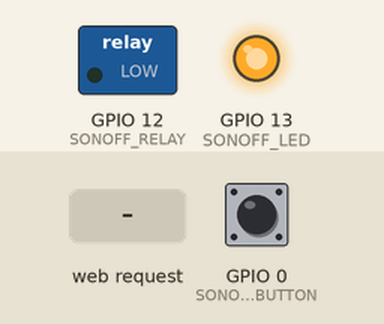
Simulated run of this sketch. Board: ESP8266 (NodeMCU). On the bench: switched loads named in the sketch (green lamp = pin HIGH), output pins drawn as LEDs (lit = HIGH). The test bench sets the inputs (shaded band); at power-on: GPIO 0 (SONOFF_BUTTON) HIGH. WiFi joins after 1.5 s; servers stay silent unless stated; what the sketch prints to the serial monitor is not drawn.

Above: at 2.7 s.
2.8 s: GPIO 0 (SONOFF_BUTTON) pulled LOW for 0.15 s
At 3.6 s:
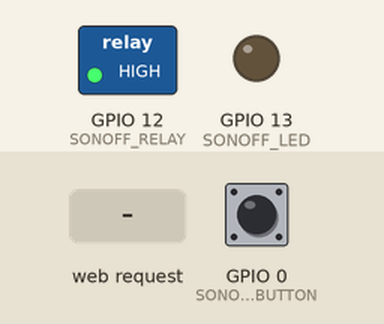
4.4 s: GPIO 0 (SONOFF_BUTTON) pulled LOW for 1 s
At 6.0 s:
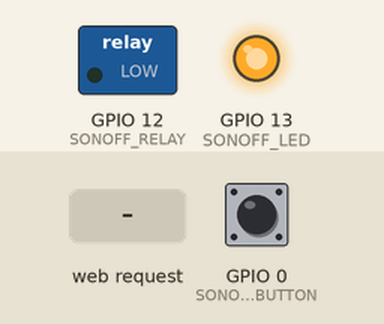
6.9 s: HTTP request GET /on received
At 7.2 s:
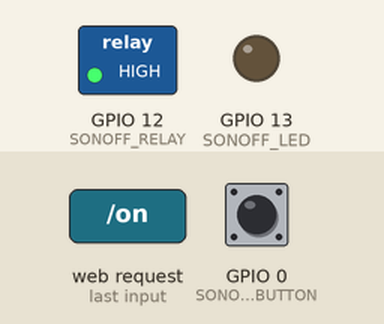
Timing chart, 0 to 9.9 s (numbered marks = the images above; inputs shaded):
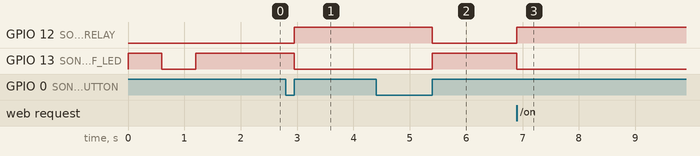

Measured:
- after the input at 2.8 s, GPIO 12 (SONOFF_RELAY): LOW → HIGH after 0.15 s; GPIO 13 (SONOFF_LED): HIGH → LOW after 0.15 s
- after the input at 4.4 s, GPIO 12 (SONOFF_RELAY): HIGH → LOW after 1.0 s; GPIO 13 (SONOFF_LED): LOW → HIGH after 1.0 s
- after the input at 6.9 s, GPIO 12 (SONOFF_RELAY): LOW → HIGH at once; GPIO 13 (SONOFF_LED): HIGH → LOW at once

The sketch:

sonoff.ino
```cpp
/*
   1MB flash sizee

   sonoff header
   1 - vcc 3v3
   2 - rx
   3 - tx
   4 - gnd
   5 - gpio 14

   esp8266 connections
   gpio  0 - button
   gpio 12 - relay
   gpio 13 - green led - active low
   gpio 14 - pin 5 on header

*/
#include <WiFiManager.h>
//#include <EEPROM.h>
#include <ESP8266HTTPClient.h>

#define SONOFF_BUTTON    0
#define SONOFF_RELAY    12
#define SONOFF_LED      13
#define SONOFF_INPUT    14
//#define PRINT(a) (Serial.println(a))   // Comment this out to disable prints and save space
#define PRINT(a)
#define HOSTNAME        "sonoff_00"

const int CMD_WAIT = 0;
const int CMD_BUTTON_CHANGE = 1;

int cmd = CMD_WAIT;
int relayState = LOW;
int buttonState = HIGH; //inverted button state

static long startPress = 0;

void setState(int s) {
  digitalWrite(SONOFF_RELAY, s);
  digitalWrite(SONOFF_LED, (s + 1) % 2); // led is active low
}

void turnOff() {
  relayState = LOW;
  setState(relayState);
  PRINT("OFF");
}

void turnOn() {
  relayState = HIGH;
  setState(relayState);
  PRINT("ON");
}

void toggleState() {
  cmd = CMD_BUTTON_CHANGE;
}

void toggle() {
  PRINT("TOGGLE");
  PRINT(relayState);
  relayState = relayState == HIGH ? LOW : HIGH;
  setState(relayState);
}

void setup()
{
  Serial.begin(115200);

  led_setup();

  //setup relay
  pinMode(SONOFF_RELAY, OUTPUT);
  turnOff();

  //setup button
  pinMode(SONOFF_BUTTON, INPUT);
  attachInterrupt(SONOFF_BUTTON, toggleState, CHANGE);

  wifi_setup();

  //if you get here you have connected to the WiFi
  PRINT("connected...");
  led_detach();

  PRINT("setup completed");

  http_setup();
}

void loop()
{
  //web server
  http_loop();

  //delay(200);
  //PRINT(digitalRead(SONOFF_BUTTON));
  switch (cmd) {
    case CMD_WAIT:
      break;
    case CMD_BUTTON_CHANGE:
      int currentState = digitalRead(SONOFF_BUTTON);
      if (currentState != buttonState) {
        if (buttonState == LOW && currentState == HIGH) {
          long duration = millis() - startPress;
          if (duration < 1000) {
            PRINT("short press - toggle relay");
            toggle();
          } else if (duration < 5000) {
            PRINT("medium press - reset");
            wifi_restart();
          } else if (duration < 10000) {
            PRINT("long press - reset settings");
            wifi_reset();
          }
        } else if (buttonState == HIGH && currentState == LOW) {
          startPress = millis();
        }
        buttonState = currentState;
      }
      break;
  }
}
```

http.ino
```cpp
#include <ESP8266mDNS.h>

/** Current WLAN status */
int status = WL_IDLE_STATUS;
WiFiServer server(80);

void http_setup() {
  server.begin();
}

void http_loop() {
  const char *hostname = HOSTNAME;

  int s = WiFi.status();
  if (status != s) { // WLAN status change
    status = s;
    if (s == WL_CONNECTED) {
      // Setup MDNS responder
      if (!MDNS.begin(hostname)) {
        Serial.println("Error setting up MDNS responder!");
      } else {
        Serial.println("mDNS responder started");
        // Add service to MDNS-SD
        MDNS.addService("http", "tcp", 80);
      }
    }
  }

  // Check if a client has connected
  WiFiClient client = server.available();
  if (client) {
    // Wait until the client sends some data
    while(!client.available()){
      delay(1);
    }

    // Read the first line of the request
    String request = client.readStringUntil('\r');
    client.flush();

    // Match the request
    if (request.indexOf("/on") != -1) {
      turnOn();
    }
    else if (request.indexOf("/off") != -1){
      turnOff();
    }
    else if (request.indexOf("/toogle") != -1){
      toggle();
    }
    client.println("HTTP/1.1 200 OK");
    client.println("Content-Type: text/html");
    client.println(""); //  do not forget this one
    client.print(relayState ? "on" : "off");
  }
}
```

led.ino
```cpp
#include <Ticker.h>

Ticker ticker;  //for LED status

void led_setup()
{
  //set led pin as output
  pinMode(SONOFF_LED, OUTPUT);

  // start ticker with 0.5 because we start in AP mode and try to connect
  ticker.attach(0.6, led_tick);
}

void led_attach_fast()
{
  ticker.attach(0.2, led_tick);
}

void led_detach()
{
  ticker.detach();
  digitalWrite(SONOFF_LED, HIGH);
}

void led_tick()
{
  //toggle state
  int state = digitalRead(SONOFF_LED);  // get the current state of GPIO1 pin
  digitalWrite(SONOFF_LED, !state);     // set pin to the opposite state
}
```

wifimanager.ino
```cpp
#include <WiFiManager.h>
/*
#define EEPROM_SALT 12663
typedef struct {
  int   salt = EEPROM_SALT;
} WMSettings;

WMSettings settings;
*/
void wifi_configModeCallback (WiFiManager *myWiFiManager)
{
  Serial.println("Entered config mode");
  Serial.println(WiFi.softAPIP());
  //if you used auto generated SSID, print it
  Serial.println(myWiFiManager->getConfigPortalSSID());

  //entered config mode, make led toggle faster
  led_attach_fast();
}

//flag for saving data
bool shouldSaveConfig = false;

//callback notifying us of the need to save config
void wifi_saveConfigCallback () {
  PRINT("Should save config");
  shouldSaveConfig = true;
}

void wifi_setup()
{
  const char *hostname = HOSTNAME;

  WiFiManager wifiManager;
  //set callback that gets called when connecting to previous WiFi fails, and enters Access Point mode
  wifiManager.setAPCallback(wifi_configModeCallback);

  //timeout - this will quit WiFiManager if it's not configured in 3 minutes, causing a restart
  wifiManager.setConfigPortalTimeout(180);

/*
  //custom params
  EEPROM.begin(512);
  EEPROM.get(0, settings);
  EEPROM.end();

  if (settings.salt != EEPROM_SALT) {
    Serial.println("Invalid settings in EEPROM, trying with defaults");
    WMSettings defaults;
    settings = defaults;
  }
*/
  //set config save notify callback
  wifiManager.setSaveConfigCallback(wifi_saveConfigCallback);

  if (!wifiManager.autoConnect(hostname)) {
    Serial.println("failed to connect and hit timeout");
    //reset and try again, or maybe put it to deep sleep
    ESP.reset();
    delay(1000);
  }
/*
  //save the custom parameters to FS
  if (shouldSaveConfig) {
    Serial.println("Saving config");

    EEPROM.begin(512);
    EEPROM.put(0, settings);
    EEPROM.end();
  }
  */
}

void wifi_restart() {
  ESP.reset();
  delay(1000);
}

void wifi_reset()
{
  /*
  //reset settings to defaults
  WMSettings defaults;
  settings = defaults;
  EEPROM.begin(512);
  EEPROM.put(0, settings);
  EEPROM.end();
  */
  //reset wifi credentials
  WiFi.disconnect();
  delay(1000);
  WiFiManager wifiManager;
  wifiManager.resetSettings();
  delay(1000);
  ESP.reset();
  delay(1000);
}
```
